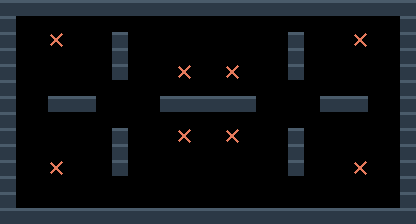

A level layout from a 2D game, rendered from its tile map. Below: a short description, then the map file with its tile-grid data intact:
An orthogonal 26x14 tile map with 16x16 px tiles, 2 tile layers (terreno, marcadores).

<map version="1.10" tiledversion="1.11.0" orientation="orthogonal" renderorder="right-down" width="26" height="14" tilewidth="16" tileheight="16" infinite="0" nextlayerid="3" nextobjectid="1">
 <properties>
  <property name="tipo" value="arc_combate" />
  <property name="nombre" value="laberinto" />
 </properties>
 <tileset firstgid="1" source="muelle.tsx" />
 <layer id="1" name="terreno" width="26" height="14">
  <data encoding="csv">
1,1,1,1,1,1,1,1,1,1,1,1,1,1,1,1,1,1,1,1,1,1,1,1,1,1,
1,0,0,0,0,0,0,0,0,0,0,0,0,0,0,0,0,0,0,0,0,0,0,0,0,1,
1,0,0,0,0,0,0,1,0,0,0,0,0,0,0,0,0,0,1,0,0,0,0,0,0,1,
1,0,0,0,0,0,0,1,0,0,0,0,0,0,0,0,0,0,1,0,0,0,0,0,0,1,
1,0,0,0,0,0,0,1,0,0,0,0,0,0,0,0,0,0,1,0,0,0,0,0,0,1,
1,0,0,0,0,0,0,0,0,0,0,0,0,0,0,0,0,0,0,0,0,0,0,0,0,1,
1,0,0,1,1,1,0,0,0,0,1,1,1,1,1,1,0,0,0,0,1,1,1,0,0,1,
1,0,0,0,0,0,0,0,0,0,0,0,0,0,0,0,0,0,0,0,0,0,0,0,0,1,
1,0,0,0,0,0,0,1,0,0,0,0,0,0,0,0,0,0,1,0,0,0,0,0,0,1,
1,0,0,0,0,0,0,1,0,0,0,0,0,0,0,0,0,0,1,0,0,0,0,0,0,1,
1,0,0,0,0,0,0,1,0,0,0,0,0,0,0,0,0,0,1,0,0,0,0,0,0,1,
1,0,0,0,0,0,0,0,0,0,0,0,0,0,0,0,0,0,0,0,0,0,0,0,0,1,
1,0,0,0,0,0,0,0,0,0,0,0,0,0,0,0,0,0,0,0,0,0,0,0,0,1,
1,1,1,1,1,1,1,1,1,1,1,1,1,1,1,1,1,1,1,1,1,1,1,1,1,1
</data>
 </layer>
 <layer id="2" name="marcadores" width="26" height="14">
  <data encoding="csv">
0,0,0,0,0,0,0,0,0,0,0,0,0,0,0,0,0,0,0,0,0,0,0,0,0,0,
0,0,0,0,0,0,0,0,0,0,0,0,0,0,0,0,0,0,0,0,0,0,0,0,0,0,
0,0,0,3,0,0,0,0,0,0,0,0,0,0,0,0,0,0,0,0,0,0,3,0,0,0,
0,0,0,0,0,0,0,0,0,0,0,0,0,0,0,0,0,0,0,0,0,0,0,0,0,0,
0,0,0,0,0,0,0,0,0,0,0,3,0,0,3,0,0,0,0,0,0,0,0,0,0,0,
0,0,0,0,0,0,0,0,0,0,0,0,0,0,0,0,0,0,0,0,0,0,0,0,0,0,
0,0,0,0,0,0,0,0,0,0,0,0,0,0,0,0,0,0,0,0,0,0,0,0,0,0,
0,0,0,0,0,0,0,0,0,0,0,0,0,0,0,0,0,0,0,0,0,0,0,0,0,0,
0,0,0,0,0,0,0,0,0,0,0,3,0,0,3,0,0,0,0,0,0,0,0,0,0,0,
0,0,0,0,0,0,0,0,0,0,0,0,0,0,0,0,0,0,0,0,0,0,0,0,0,0,
0,0,0,3,0,0,0,0,0,0,0,0,0,0,0,0,0,0,0,0,0,0,3,0,0,0,
0,0,0,0,0,0,0,0,0,0,0,0,0,0,0,0,0,0,0,0,0,0,0,0,0,0,
0,0,0,0,0,0,0,0,0,0,0,0,0,0,0,0,0,0,0,0,0,0,0,0,0,0,
0,0,0,0,0,0,0,0,0,0,0,0,0,0,0,0,0,0,0,0,0,0,0,0,0,0
</data>
 </layer>
</map>
